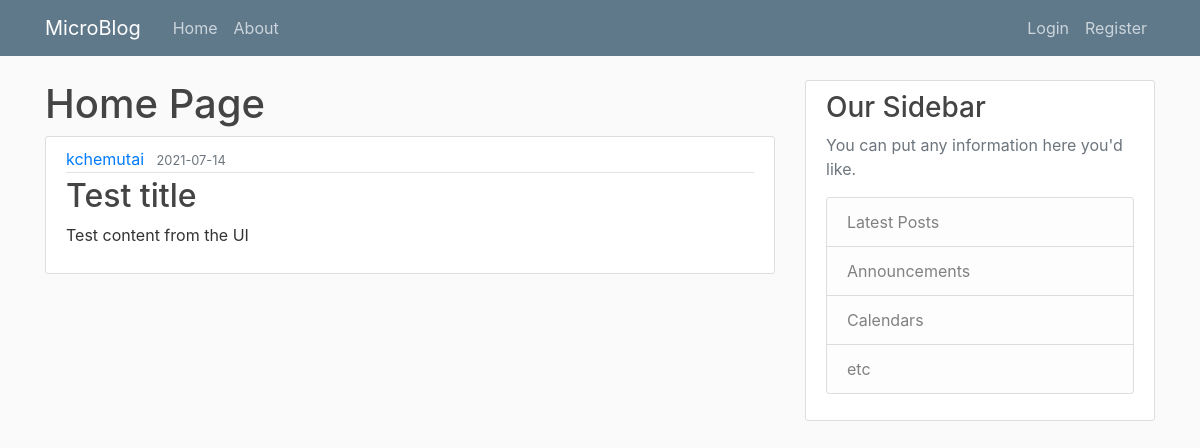
Page /home on the earlier database version.
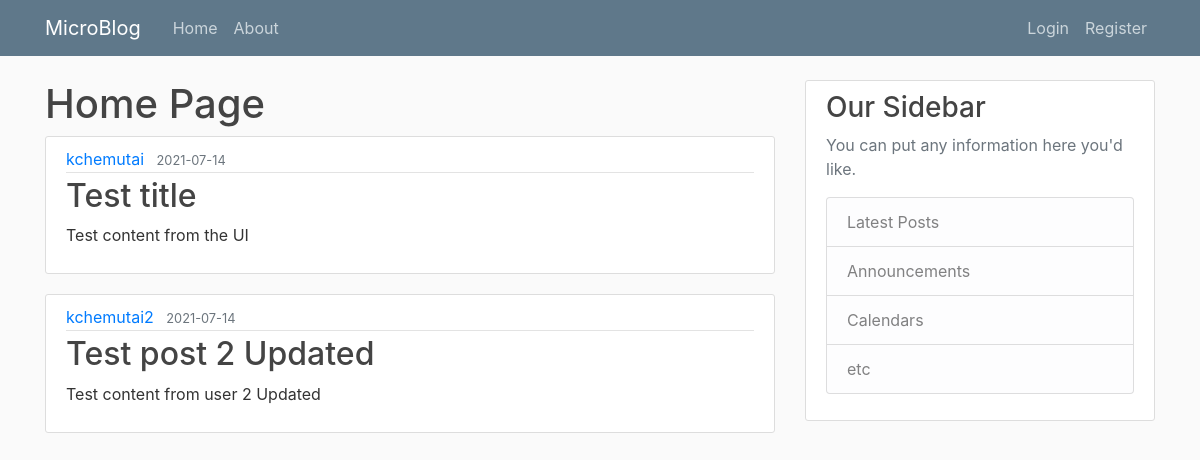
Same page on the later database version.
### microblog/models.py (models this page shows, shortened)
class Post(db.Model):
    id = db.Column(db.Integer, primary_key=True)
    title = db.Column(db.String(60), nullable=False)
    content = db.Column(db.Text, nullable=False)
    date_posted = db.Column(db.DateTime, nullable=False,
                            default=datetime.utcnow)
    user_id = db.Column(db.Integer, db.ForeignKey('user.id'), nullable=False)

class User(db.Model, UserMixin):
    id = db.Column(db.Integer, primary_key=True)
    username = db.Column(db.String(30), unique=True, nullable=False)
    email = db.Column(db.String(120), unique=True, nullable=False)
    password = db.Column(db.String(60), nullable=False)
    image_file = db.Column(db.String(20), nullable=False,
                           default='default.jpg')
    posts = db.relationship('Post', backref='author', lazy=True)

### microblog/routes.py (the view)
@app.route("/")
@app.route("/home")
def home():
    posts = Post.query.all()
    return render_template('home.html', posts=posts)

### microblog/templates/home.html
{% extends "layout.html" %}
{% block content %}
<h1>Home Page</h1>
{% for post in posts %}
<article class="media content-section">
    <div class="media-body">
        <div class="article-metadata">
            <a class="mr-2" href="#">{{ post.author.username }}</a>
            <small class="text-muted">{{ post.date_posted.strftime('%Y-%m-%d') }}</small>
        </div>
        <h2><a class="article-title" href="{{ url_for('view_post', post_id=post.id) }}">{{ post.title }}</a></h2>
        <p class="article-content">{{ post.content }}</p>
    </div>
</article>
{% endfor %}
{% endblock content %}

### microblog/templates/layout.html (shortened to what this page needs)
<!DOCTYPE html>
<html lang="en">
<head>
    <link rel="stylesheet" href="https://stackpath.bootstrapcdn.com/bootstrap/4.3.1/css/bootstrap.min.css"
>
    <link rel="stylesheet" href="{{ url_for('static', filename='main.css') }}">
</head>
<body>
    <header class="site-header">
        <nav class="navbar navbar-expand-md navbar-dark bg-steel fixed-top">
            <div class="container">
                <a class="navbar-brand mr-4" href="/">MicroBlog</a>
                <div class="collapse navbar-collapse" id="navbarToggle">
                    <div class="navbar-nav mr-auto">
                        <a class="nav-item nav-link" href="{{ url_for('home') }}">Home</a>
                        <a class="nav-item nav-link" href="{{ url_for('about') }}">About</a>
                    </div>
                    <div class="navbar-nav">
                        {% if current_user.is_authenticated %}
                        <a class="nav-item nav-link" href="{{ url_for('post') }}">New Post</a>
                        <a class="nav-item nav-link" href="{{ url_for('account') }}">Account</a>
                        <a class="nav-item nav-link" href="{{ url_for('logout') }}">Logout</a>
                        {% else %}
                        <a class="nav-item nav-link" href="{{ url_for('login') }}">Login</a>
                        <a class="nav-item nav-link" href="{{ url_for('register') }}">Register</a>
                        {% endif %}
                    </div>
                </div>
            </div>
        </nav>
    </header>
    <main role="main" class="container">
        <div class="row">
            <div class="col-md-8">
                {% block content %}{% endblock %}
            </div>
            <div class="col-md-4">
                <div class="content-section">
                    <h3>Our Sidebar</h3>
                    <p class='text-muted'>You can put any information here you'd like.
                    <ul class="list-group">
                        <li class="list-group-item list-group-item-light">Latest Posts</li>
                        <li class="list-group-item list-group-item-light">Announcements</li>
                        <li class="list-group-item list-group-item-light">Calendars</li>
                        <li class="list-group-item list-group-item-light">etc</li>
                    </ul>
                    </p>
                </div>
            </div>
        </div>
    </main>
</body>
</html>

### microblog/static/main.css (style rules this page uses)
body { background: #fafafa; color: #333333; margin-top: 5rem; }
h1, h2, h3, h4, h5, h6 { color: #444444; }
.bg-steel { background-color: #5f788a; }
.site-header .navbar-nav .nav-link { color: #cbd5db; }
.content-section { background: #ffffff; padding: 10px 20px; border: 1px solid #dddddd; border-radius: 3px; margin-bottom: 20px; }
.article-title { color: #444444; }
.article-content { white-space: pre-line; }
.article-metadata { padding-bottom: 1px; margin-bottom: 4px; border-bottom: 1px solid #e3e3e3 }

Differences in the rows shown:
added Post: author.username "kchemutai2", date_posted "2021-07-14", title "Test post 2 Updated", content "Test content from user 2 Updated"
